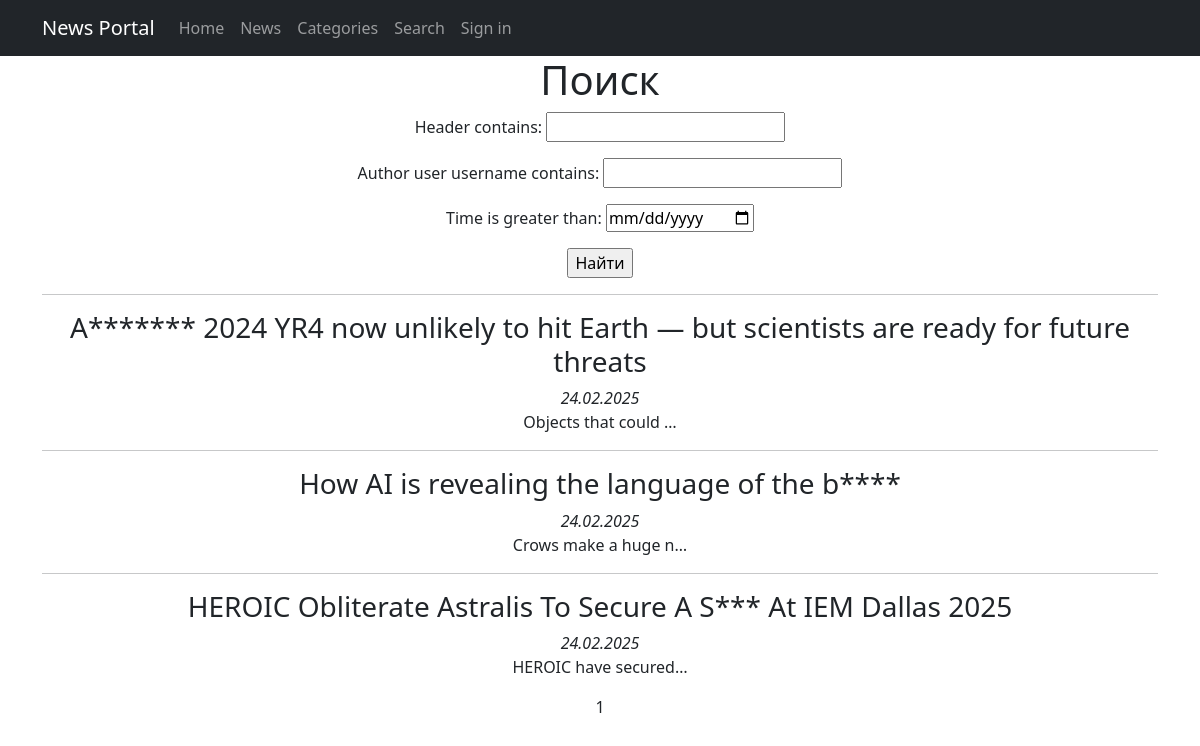
The app's page /news/search/ with its own data.
### news/models.py (models this page shows, shortened)
class Post(models.Model):
    news = 'N'
    article = 'A'
    TYPES = [
        (news, 'Новость'),
        (article, 'Статья')
    ]
    author = models.ForeignKey(Author, on_delete=models.CASCADE)
    type = models.CharField(max_length=1, choices=TYPES)
    time = models.DateTimeField(auto_now_add=True)
    categories = models.ManyToManyField(Category, through='PostCategory')
    header = models.CharField(max_length=100)
    content = models.TextField()
    rating = models.IntegerField(default=0)

### news/views.py (the view)
# urls.py: path('news/search/', PostSearch.as_view(), name='post_search'),
class PostSearch(ListView):
    model = Post
    ordering = '-time'
    template_name = 'search.html'
    context_object_name = 'posts'
    paginate_by = 10
    def get_queryset(self):
        queryset = super().get_queryset()
        self.filterset = PostFilter(self.request.GET, queryset)
        return self.filterset.qs
    def get_context_data(self, **kwargs):
        context = super().get_context_data(**kwargs)
        context['filterset'] = self.filterset
        return context

### news/templatetags/custom_filters.py (called while the page is built)
@register.filter()
def censor(sentence):
    if isinstance(sentence, str):
        sentence = sentence.split()
        for i, word in enumerate(sentence):
            if any(badword in word for badword in BADWORDS):
                sentence[i] = f'{word[0]}' + ''.join(['*' if c.isalpha() else c for c in word[1:]])
        return ' '.join(sentence)
    else:
        raise TypeError('not a string')

### templates/search.html (shortened to what this page needs)
{% extends 'flatpages/default.html' %}
{% load custom_filters %}
{% load custom_tags %}
{% block content %}
    <h1>Поиск</h1>
    <form action="" method="get">
        {{ filterset.form.as_p }}
        <input type="submit" value="Найти">
    </form>
    {% if posts %}
        {% for post in posts %}
            <hr>
            <h3>{{ post.header|censor }}</h3>
            <i>{{ post.time|date:'d.m.Y' }}</i>
            <p>{{ post.content|truncatechars:20|censor }}</p>
        {% endfor %}
        {{ page_obj.number }}
    {% else %}
        <h2>Новостей нет!</h2>
    {% endif %}
{% endblock content %}

### records on screen
Post: header|censor "A******* 2024 YR4 now unlikely to hit Earth — but scientists are ready for future threats", time "24.02.2025", content|censor "Objects that could …"
Post: header|censor "How AI is revealing the language of the b****", time "24.02.2025", content|censor "Crows make a huge n…"
Post: header|censor "HEROIC Obliterate Astralis To Secure A S*** At IEM Dallas 2025", time "24.02.2025", content|censor "HEROIC have secured…"

### other values on screen
{{ page_obj.number }} "1"
